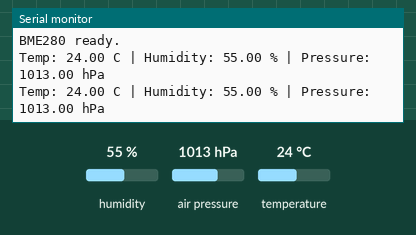
Simulated run of this sketch. Board: ESP32. Shown: the last lines printed to the serial monitor. The inputs (shaded band) are chosen by the test bench; at power-on: humidity 55 %, air pressure 1013 hPa, temperature 24 °C.

Above: at 1.8 s.
1.9 s: humidity set to 22 %
At 2.8 s:
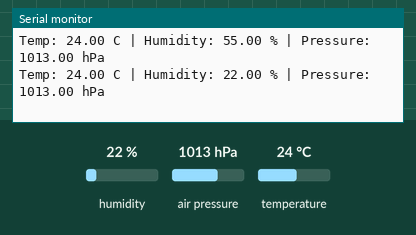
3.4 s: air pressure set to 952 hPa
At 4.7 s:
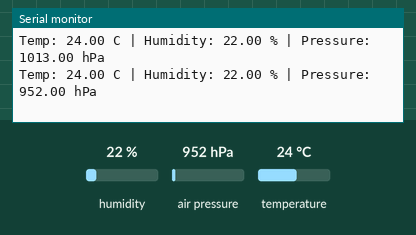
4.9 s: temperature set to 12 °C
At 5.8 s:
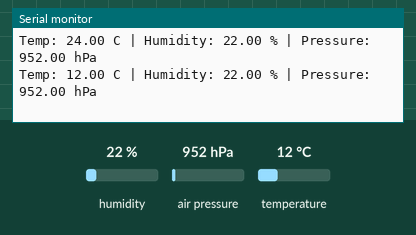

The sketch:

example.ino
```cpp
// Initializes I2C on an ESP32 (GPIO21 SDA, GPIO22 SCL), reads temperature, humidity, and pressure from a BME280 using the Adafruit library, and prints formatted values repeatedly.
//
// Buy this module: https://shillehtek.com/products/bme280-pre-soldered-atmospheric-temperature-pressure-and-humidity-sensor
// Full manual: https://shillehtek.com/blogs/shillehtek-product-manuals/bme280-environmental-sensor-raspberry-pi-arduino-esp32-i2c-humidity-pressure-and-temperature-measurement
// More examples: https://github.com/shillehbean/shillehtek-examples
//

// BME280 on ESP32 via I2C (GPIO21 SDA, GPIO22 SCL)
// Requires: Adafruit BME280 Library

#include <Wire.h>
#include <Adafruit_Sensor.h>
#include <Adafruit_BME280.h>

Adafruit_BME280 bme;

void setup() {
  Serial.begin(115200);
  Wire.begin(21, 22); // SDA, SCL

  if (!bme.begin(0x76)) {
    Serial.println("BME280 not found. Check wiring/address.");
    while (1);
  }
  Serial.println("BME280 ready.");
}

void loop() {
  Serial.printf("Temp: %.2f C | Humidity: %.2f %% | Pressure: %.2f hPa\n",
                bme.readTemperature(),
                bme.readHumidity(),
                bme.readPressure() / 100.0F);
  delay(1000);
}
```

Measured:
- after the input at 1.9 s, the serial monitor: prints a new line after 0.11 s (image 1)
- after the input at 3.4 s, the serial monitor: prints a new line after 0.62 s (image 2)
- after the input at 4.9 s, the serial monitor: prints a new line after 0.12 s (image 3)
